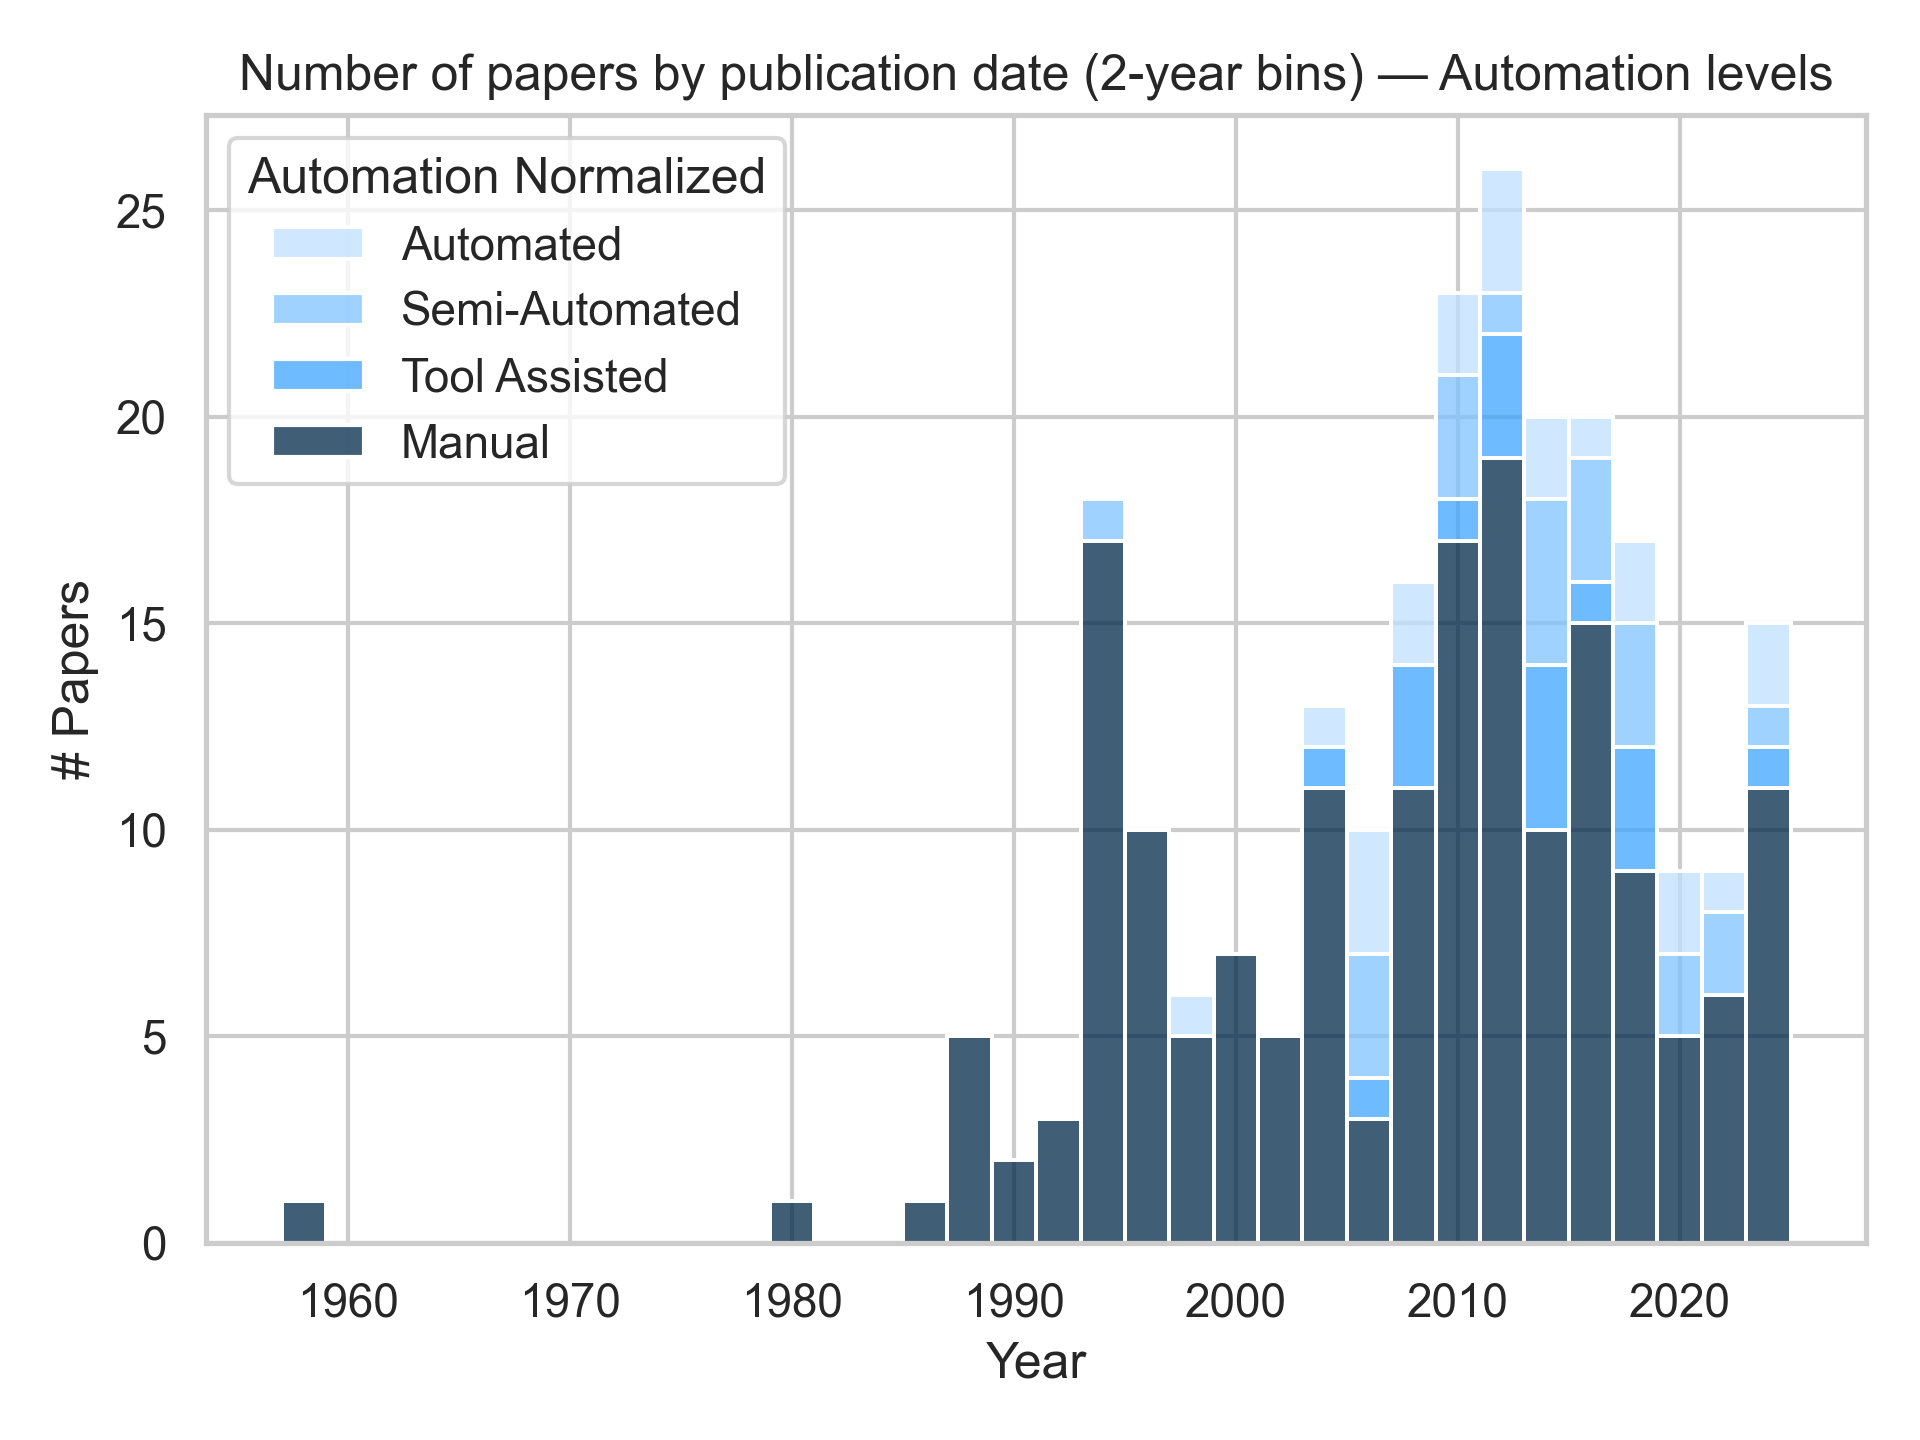

Write the Python code that produced this figure.
import pandas as pd
import seaborn as sns
import matplotlib.pyplot as plt

if __name__ == "__main__":
    # Load the same dataset and apply the same preprocessing as other hist scripts
    df = pd.read_excel("./data/search_union.xlsx")
    df = df[df["Second Round Decision"].str.lower().str.startswith("yes")]

    # Ensure Year is integer
    df["Year"] = df["Year"].astype(int)

    # Use the automation metric also used in creation_automation.py
    # Column is "Automation Normalized" with categories such as
    # ['Automated', 'Semi-Automated', 'Tool Assisted', 'Manual']
    metric_col = "Automation Normalized"

    # Drop rows where metric is missing
    df = df[df[metric_col].notna()]

    # Presentation color scheme (as used in presentation scripts)
    # Base palette from presentation_automatation.py
    base_colors = [
        "#BFE1FF",
        "#7FC3FF",
        "#3EA5FF",
        "#00294A",
    ]

    # Map consistent colors to expected categories; fall back cycling if others appear
    categories = ["Automated", "Semi-Automated", "Tool Assisted", "Manual"]
    color_map = {cat: base_colors[i % len(base_colors)] for i, cat in enumerate(categories)}

    # Build hue order to keep legend and stacking consistent
    # Use the same semantic grouping but for stacked histogram we want counts per bin
    hue_order = [c for c in categories if c in set(df[metric_col])]

    sns.set_theme(style="whitegrid")

    # Create a stacked histogram over time for the automation metric
    ax = sns.histplot(
        data=df,
        x="Year",
        hue=metric_col,
        multiple="stack",
        binwidth=2,
        palette=color_map,
        hue_order=hue_order,
        legend=True,
    )

    # Labels and title
    plt.xlabel("Year")
    plt.ylabel("# Papers")
    plt.title("Number of papers by publication date (2-year bins) — Automation levels")

    # Improve integer x tick labels like other scripts
    xlabels = [str(int(x)) for x in ax.get_xticks() if pd.notna(x)]
    ax.set_xticklabels(xlabels)

    plt.tight_layout()
    # Save with naming aligned to other presentation outputs
    plt.savefig("visualisation\\hist_presentation_automation.png", dpi=300)
